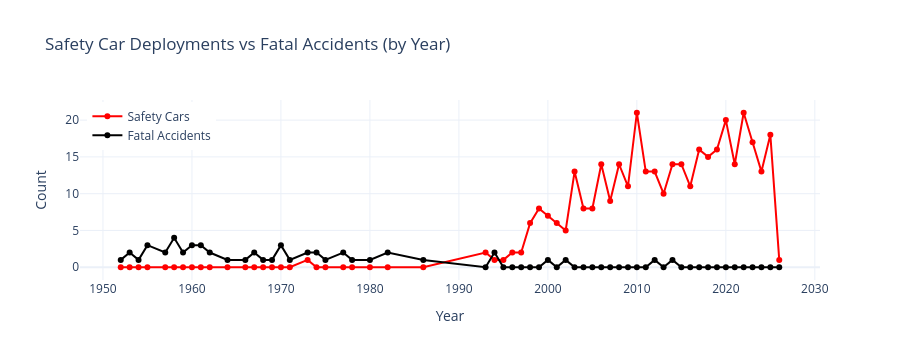

The cell this chart's notebook holds for it:
### Code cell
# safety car deployments and fatal accidents over time
fig = go.Figure()

# line for safety car deployments
fig.add_trace(go.Scatter(
    x=combined_df.index,
    y=combined_df['Safety Cars'],
    name='Safety Cars',
    mode='lines+markers',
    line=dict(color='red', width=2)
))

# line for fatal accidents
fig.add_trace(go.Scatter(
    x=combined_df.index,
    y=combined_df['Fatal Accidents'],
    name='Fatal Accidents',
    mode='lines+markers',
    line=dict(color='black', width=2)
))

# layout customization
fig.update_layout(
    title='Safety Car Deployments vs Fatal Accidents (by Year)',
    xaxis_title='Year',
    yaxis_title='Count',
    template='plotly_white',
    legend=dict(x=0.01, y=0.99),
    hovermode='x unified'
)

fig.show()

### Figure 1 — Plotly figure (JSON) as saved in the notebook; plotly's stock layout.template omitted (floating-point values rounded to 4 significant figures)
{"data": [{"line": {"color": "red", "width": 2}, "mode": "lines+markers", "name": "Safety Cars", "type": "scatter", "x": [1952, 1953, 1954, 1955, 1957, 1958, 1959, 1960, 1961, 1962, 1964, 1966, 1967, 1968, 1969, 1970, 1971, 1973, 1974, 1975, 1977, 1978, 1980, 1982, 1986, 1993, 1994, 1995, 1996, 1997, 1998, 1999, 2000, 2001, 2002, 2003, 2004, 2005, 2006, 2007, 2008, 2009, 2010, 2011, 2012, 2013, 2014, 2015, 2016, 2017, 2018, 2019, 2020, 2021, 2022, 2023, 2024, 2025, 2026], "y": [0, 0, 0, 0, 0, 0, 0, 0, 0, 0, 0, 0, 0, 0, 0, 0, 0, 1, 0, 0, 0, 0, 0, 0, 0, 2, 1, 1, 2, 2, 6, 8, 7, 6, 5, 13, 8, 8, 14, 9, 14, 11, 21, 13, 13, 10, 14, 14, 11, 16, 15, 16, 20, 14, 21, 17, 13, 18, 1]}, {"line": {"color": "black", "width": 2}, "mode": "lines+markers", "name": "Fatal Accidents", "type": "scatter", "x": [1952, 1953, 1954, 1955, 1957, 1958, 1959, 1960, 1961, 1962, 1964, 1966, 1967, 1968, 1969, 1970, 1971, 1973, 1974, 1975, 1977, 1978, 1980, 1982, 1986, 1993, 1994, 1995, 1996, 1997, 1998, 1999, 2000, 2001, 2002, 2003, 2004, 2005, 2006, 2007, 2008, 2009, 2010, 2011, 2012, 2013, 2014, 2015, 2016, 2017, 2018, 2019, 2020, 2021, 2022, 2023, 2024, 2025, 2026], "y": [1, 2, 1, 3, 2, 4, 2, 3, 3, 2, 1, 1, 2, 1, 1, 3, 1, 2, 2, 1, 2, 1, 1, 2, 1, 0, 2, 0, 0, 0, 0, 0, 1, 0, 1, 0, 0, 0, 0, 0, 0, 0, 0, 0, 1, 0, 1, 0, 0, 0, 0, 0, 0, 0, 0, 0, 0, 0, 0]}], "layout": {"height": 360, "hovermode": "x unified", "legend": {"x": 0.01, "y": 0.99}, "title": {"text": "Safety Car Deployments vs Fatal Accidents (by Year)"}, "xaxis": {"autorange": true, "range": [1948.0, 2030.0], "title": {"text": "Year"}, "type": "linear"}, "yaxis": {"autorange": true, "range": [-1.733, 22.73], "title": {"text": "Count"}, "type": "linear"}}}
